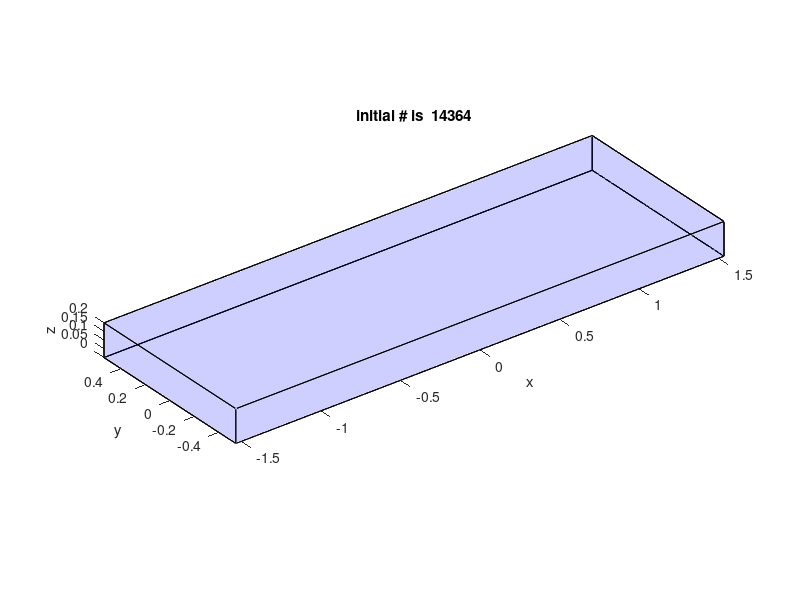

Source code (MATLAB): (Note: this script raises an error after producing the figure.)
%%  this function require the desired particle number, 
% the spatial limit position. generate the frame, ainj file to initial Fluent DPM.
% read the dpm file in order to use the first 2 lines

%% use this if donot want to specify velocitypart
% define the particle number, spatial limits


particle_number=10000; % define the particle number
% x=-50/100  % I think the units is meter here.
% y=15/100
% z=65/100
% dx=5/100
% x_up=x+dx;  %define spatial position in meter
% x_low=x-dx; 
% y_up=y+dx; 
% y_low=y-dx; 
% z_up=z+dx; 
% z_low=z-dx; 

 
x_up=1.534557;  %define spatial position
x_low=-1.534557;
y_up=0.54;
y_low=-0.54;
z_up=0.2;
z_low=0;


%% for the given vertex position, plot the frame of a cubic;
p1=[x_up y_low z_low];
p2=[x_up y_up z_low];
p3=[x_low y_up z_low];
p4=[x_low y_low z_low];
p5=[x_up y_low z_up];
p6=[x_up y_up z_up];
p7=[x_low y_up z_up];
p8=[x_low y_low z_up];
x=[p1(1) p2(1) p1(1) p1(1) p5(1) p3(1);
      p2(1) p3(1) p2(1) p4(1) p6(1) p7(1);
      p3(1) p7(1) p6(1) p8(1) p7(1) p8(1);
      p4(1) p6(1) p5(1) p5(1) p8(1) p4(1)];
y=[p1(2) p2(2) p1(2) p1(2) p5(2) p3(2);
      p2(2) p3(2) p2(2) p4(2) p6(2) p7(2);
      p3(2) p7(2) p6(2) p8(2) p7(2) p8(2);
      p4(2) p6(2) p5(2) p5(2) p8(2) p4(2)];
z=[p1(3) p2(3) p1(3) p1(3) p5(3) p3(3);
      p2(3) p3(3) p2(3) p4(3) p6(3) p7(3);
      p3(3) p7(3) p6(3) p8(3) p7(3) p8(3);
      p4(3) p6(3) p5(3) p5(3) p8(3) p4(3)];
fill3(x,y,z, 'b','facealpha',0.1)
hold on;
%% calculate the node position
xlengh=x_up-x_low;
ylengh=y_up-y_low;
zlengh=z_up-z_low;
elememt_len=(xlengh*ylengh*zlengh/particle_number)^(1/3);
elen_x=xlengh/elememt_len;
elen_y=ylengh/elememt_len;
elen_z=zlengh/elememt_len;
elen_x=ceil(elen_x); % get element nember to generate the location of desired number particles
elen_y=ceil(elen_y);
elen_z=ceil(elen_z+2);
% i denotes x  j denotes y  k denotes z
% generate node postion
for i=1:elen_x+1   
nodepos_x(i)=xlengh/elen_x*(i-1)+x_low;
end
for i=1:elen_y+1
nodepos_y(i)=ylengh/elen_y*(i-1)+y_low;
end
for i=1:elen_z+1
nodepos_z(i)=zlengh/elen_z*(i-1)+z_low;
end
%% generate element position
d=1;
ele_location=zeros(3,elen_x*elen_y*elen_z);
for k=1:elen_z     %generate layer by layer                           
    cell_z=(nodepos_z(k)+nodepos_z(k+1))/2;  %calculate the z position of every particle
    for j=1:  elen_y    
        for i=1:elen_x         
            cell_x=(nodepos_x(i)+nodepos_x(i+1))/2;
            cell_y=(nodepos_y(j)+nodepos_y(j+1))/2;            
            ele_location(1,d)=cell_x;
            ele_location(2,d)=cell_y;
            ele_location(3,d)=cell_z;
            d=d+1;
        end
    end
end
%% 
plot3(ele_location(1,:),ele_location(2,:),ele_location(3,:),'b.','MarkerSize',7);
axis equal
xlim([x_low  x_up])
ylim([y_low  y_up])
zlim([z_low  z_up])
xlabel('x')
ylabel('y')
zlabel('z')
title(['initial # is  ' num2str(elen_x*elen_y*elen_z)])  
hold off;
%% read .dpm file to use the first two lines
filename1='sample.dpm';
data = importdata(filename1);
% com=data;
siz=size(data);
siz=siz(1);
for i=3:1:siz
data{i}(1)=[];
data{i}(1)=[];
    for j=1:1:16
        data{i}(155)=[];
    end  
data{i}=str2num(data{i});    
end
%% generate writeinfo
numberpart=zeros(elen_x*elen_y*elen_z+2,12);
d=5e-8; %8e-5;
mass=4/3*pi*(d/2)^3*1000; % calculate the mass
numberpart(:,7)=d ;%8e-5;  %define the diameter
numberpart(:,8)=300; %define Temperature
numberpart(:,9)=2.1368e-23; %define mass-flow
numberpart(:,10)=mass;%4.189e-15;%2.68e-10; %define the mass
numberpart(:,11)=7.9705e-14; % define  frequency  
          
for i=1:elen_x*elen_y*elen_z %assign xyz postion to numberpart
numberpart(i+2,1:3)=ele_location(:,i);  
writeinfo{i+2,1}=num2str(numberpart(i+2,:));
writeinfo{i+2,1}=['(( ' writeinfo{i+2,1} ') )'];
end
writeinfo{1}=data{1};
writeinfo{2}=data{2}; 
filename1=num2str(elen_x*elen_y*elen_z);
fid=fopen(['E:\desktop\temp\' filename1 '_2e-6.inj'],'wt');
disp(['generating E:\desktop\temp\' filename1 '.inj....']);
for i=1:elen_x*elen_y*elen_z+2
writ=writeinfo{i};
fprintf(fid,'%s\n',writ);
end
fclose(fid);



% %% Use this if want to connect particle tracking
% load('E:\desktop\CFD\Raceway_pond_and_Peers_PBR_03132016--\connect study\Connect procedure\velocitypart')
% % velocitypart=single(velocitypart);
% %% read .dpm file to use the first two lines
% writeinfo=[]
% filename1='sample.dpm';
% data = importdata(filename1);
% % com=data;
% for i=3:1:length(data)
% data{i}(1)=[];
% data{i}(1)=[];
%     for j=1:1:16
%         data{i}(155)=[];
%     end  
% data{i}=str2num(data{i});    
% end
% numberpart=zeros(number+2,12);
% d=2e-6; %8e-5;
% mass=4/3*pi*(d/2)^3*1000; % calculate the mass
% numberpart(:,7)=d ;%8e-5;  %define the diameter
% % numberpart(:,8)=300; %define Temperature
% numberpart(:,9)=2.1368e-23; %define mass-flow
% numberpart(:,10)=mass;%4.189e-15;%2.68e-10; %define the mass
% numberpart(:,11)=7.9705e-14; % define  frequency  
% numberpart(number+3:end,:)=[];
% for i=1:number
%     numberpart(i+2,1:6)=velocitypart(i+2,1:6);
%     numberpart(i+2,8)=i+9000000-1;  % Use a high number can improve the consistence!
%     writeinfo{i+2,1}=num2str(numberpart(i+2,:));
%     writeinfo{i+2,1}=['(( ' writeinfo{i+2,1} ') )'];
% end
% writeinfo{1}=data{1};
% writeinfo{2}=data{2}; 
% fid=fopen(['E:\desktop\temp\' num2str(number) '_for connect1111.inj'],'wt');
% disp(['generating E:\desktop\temp\' num2str(number) '_for connect.inj']);
% for i=1:number
% writ=writeinfo{i};
% fprintf(fid,'%s\n',writ);
% end
% fclose(fid);
